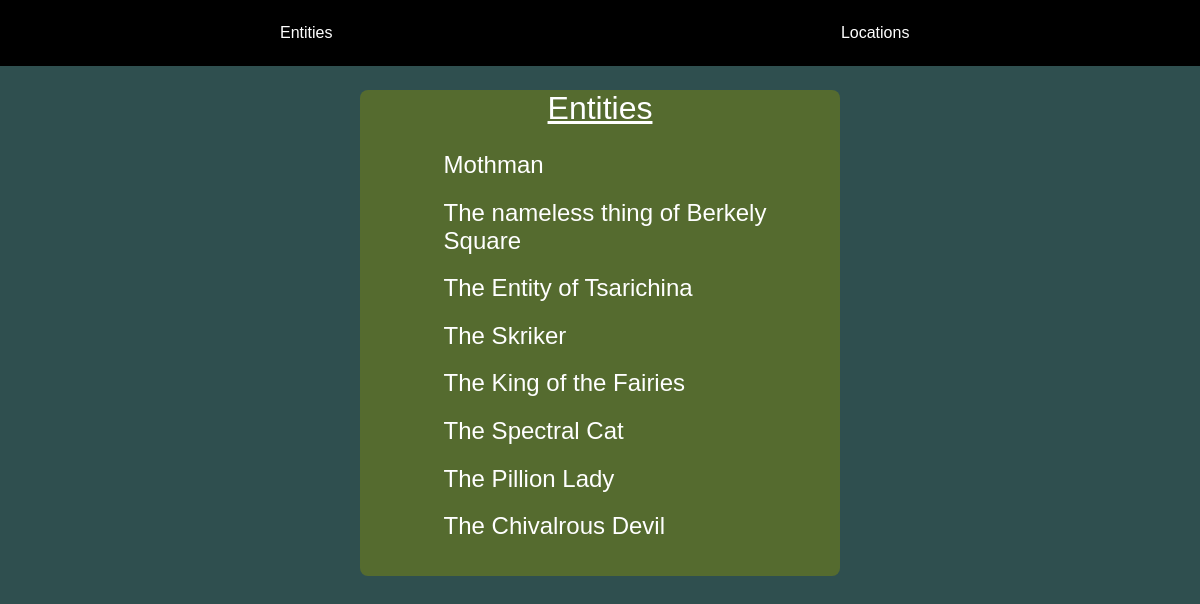
The page / on the database its author committed.
### polls/models.py (models this page shows, shortened)
class Entity(models.Model):
    entity_info = models.TextField()
    entity_text = models.CharField(max_length=200)
    entity_img = models.ImageField(upload_to='static/polls/', blank=True, null=True)
    pub_date = models.DateTimeField("date published")

### polls/views.py (the view)
# urls.py: path("", views.index, name="index"),
def index(request):
    context = {"entitys": Entity.objects.all()}
    return render(request, "polls/index.html", context)

### polls/templates/polls/index.html (shortened to what this page needs)
{% extends "base.html" %}
{% load static %}
{% block content %}
<div class="entity">
    <h1>Entities</h1>
    <ul>
        {% for entity in entitys %}
        <h2><a href="{% url 'detail' entity.id %}">{{entity.entity_text}}</a></h2>
        {% empty %}
        <li>No entitys</li>
        {% endfor %}
    </ul>
</div>
{% endblock %}

### polls/templates/base.html (shortened to what this page needs)
<!DOCTYPE html>
{% load static %}
<html>
    <head>
        <link rel="stylesheet" type="text/css" href="{% static 'polls/style.css' %}"/>
    </head>
    <body>
        <nav>
            <ul>
                <li><a href="{% url 'index' %}">Entities</a></li>
                <li><a href="{% url 'location' %}">Locations</a></li>
            </ul>
        </nav>
        {% block content %}{% endblock %}
    </body>
</html>

### polls/static/polls/style.css (style rules this page uses)
* { background-color: darkslategray; margin: 0; font-family: 'Kumbh Sans Nunito', sans-serif; font-weight: 300; }
nav ul { background-color: black; list-style-type: none; color: white; margin: 0; padding: 2%; }
nav li { background-color: black; text-align: center; display: inline-block; width: 49%; }
nav a { background-color: black; color: white; text-decoration: none; }
.entity { height: 80%; width: 40%; padding-bottom: 1%; margin-left: 30%; margin-right: 30%; background-color: darkolivegreen; border-radius: 8px; }
.entity ul { background-color: darkolivegreen; margin: 5%; }
.entity h1, h2 { background-color: darkolivegreen; color: white; margin: 5%; }
.entity h1 { text-decoration-line: underline; text-align: center; }
.entity a { text-decoration: none; color: white; background-color: transparent; }
.location h1, h2 { background-color: darkolivegreen; color: white; margin: 5%; }

### rows shown on the page
Entity: entity_text "Mothman"
Entity: entity_text "The nameless thing of Berkely Square"
Entity: entity_text "The Entity of Tsarichina"
Entity: entity_text "The Skriker"
Entity: entity_text "The King of the Fairies"
Entity: entity_text "The Spectral Cat"
Entity: entity_text "The Pillion Lady"
Entity: entity_text "The Chivalrous Devil"
